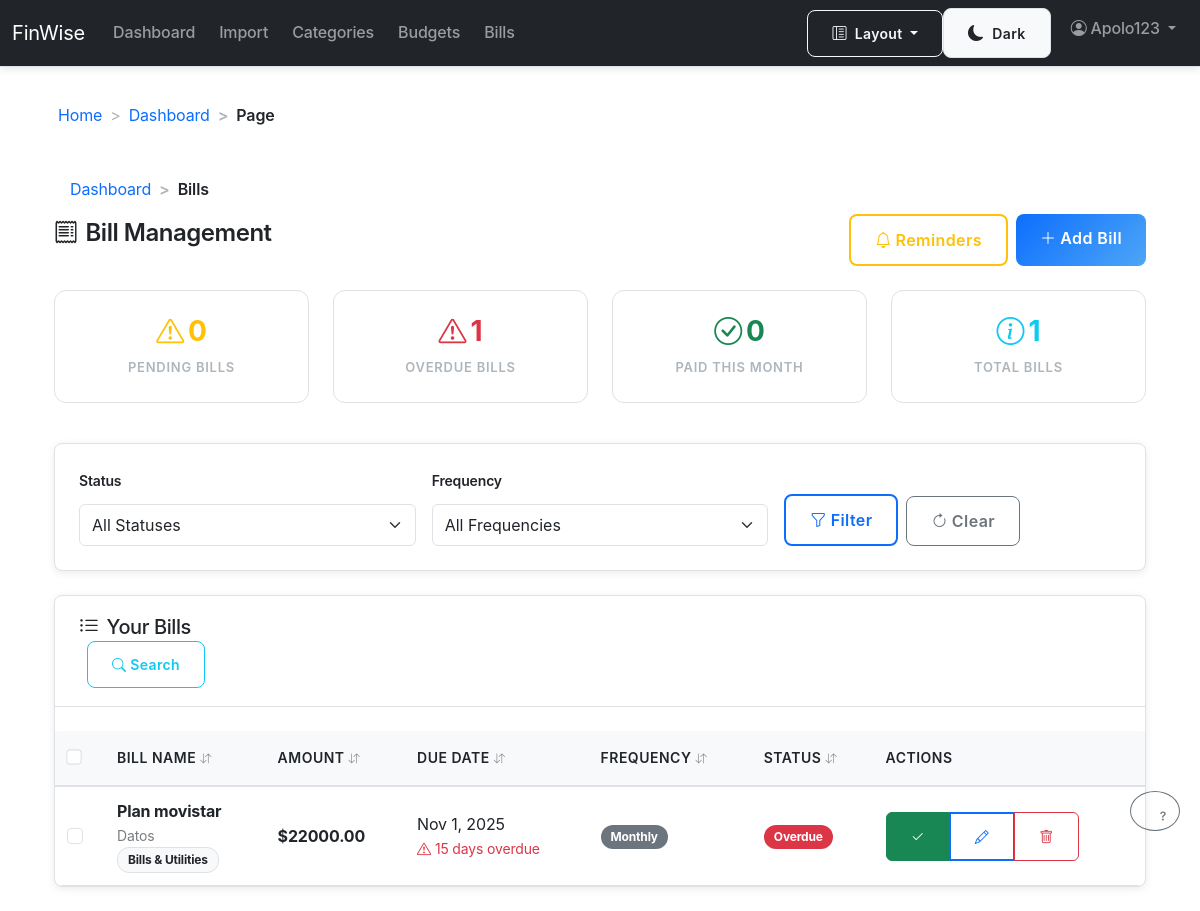
Before: /bills/ (signed in) with the older database file.
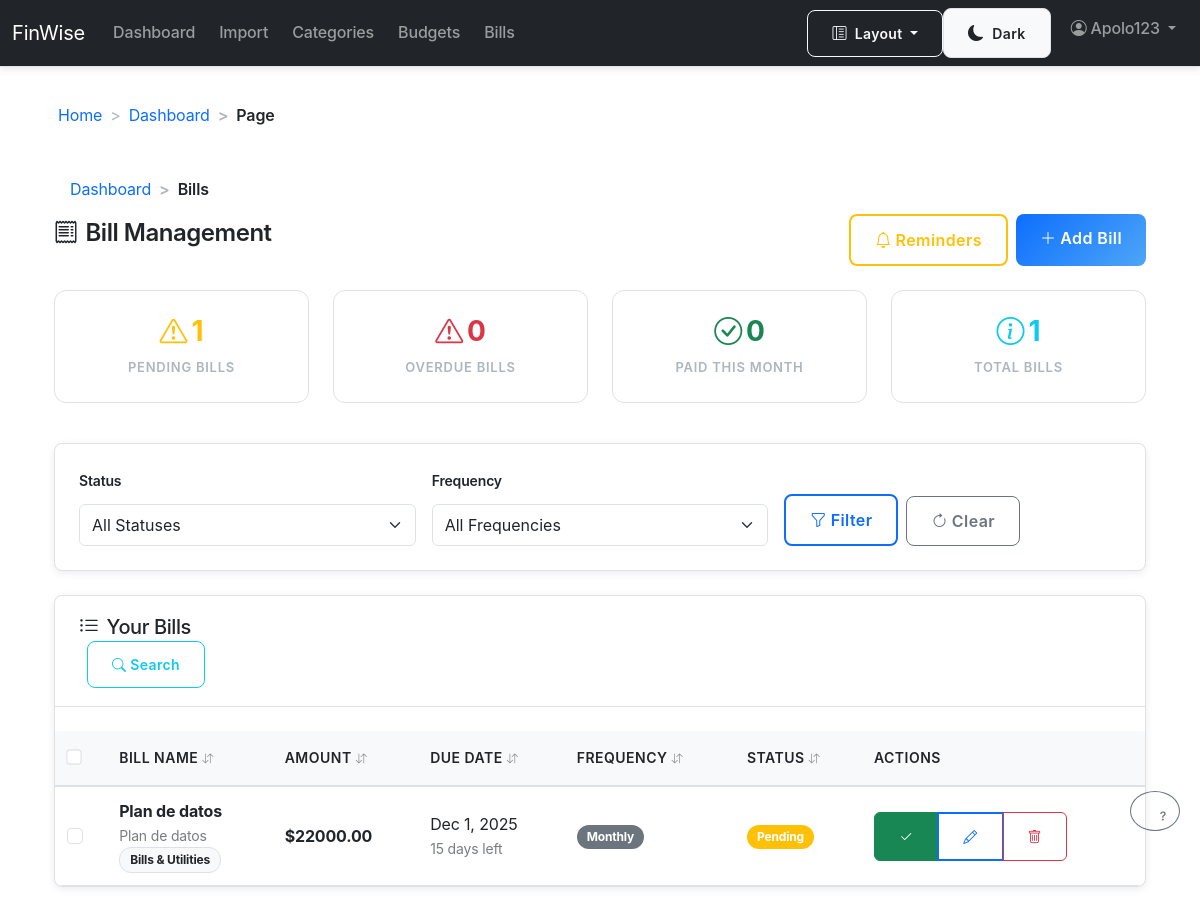
After: the same page with the newer database file.
### finwise_app/models.py (models this page shows, shortened)
class Bill(models.Model):
	FREQUENCY_CHOICES = [
		("WEEKLY", "Weekly"),
		("BIWEEKLY", "Bi-weekly"),
		("MONTHLY", "Monthly"),
		("QUARTERLY", "Quarterly"),
		("YEARLY", "Yearly"),
		("ONE_TIME", "One-time"),
	]
	STATUS_CHOICES = [
		("PENDING", "Pending"),
		("PAID", "Paid"),
		("OVERDUE", "Overdue"),
		("CANCELLED", "Cancelled"),
	]
	user = models.ForeignKey(User, on_delete=models.CASCADE, related_name="bills")
	name = models.CharField(max_length=255, help_text="Bill name or payee")
	description = models.TextField(blank=True, help_text="Additional notes about this bill")
	amount = models.DecimalField(
		max_digits=12,
		decimal_places=2,
		validators=[MinValueValidator(Decimal('0.01'))],
		help_text="Bill amount"
	)
	due_date = models.DateField(help_text="When the bill is due")
	frequency = models.CharField(
		max_length=16,
		choices=FREQUENCY_CHOICES,
		default="MONTHLY",
		help_text="How often this bill repeats"
	)
	status = models.CharField(
		max_length=16,
		choices=STATUS_CHOICES,
		default="PENDING",
		help_text="Current status of the bill"
	)
	category = models.ForeignKey(
		Category,
		on_delete=models.SET_NULL,
		null=True,
		blank=True,
		related_name="bills",
		help_text="Category for expense tracking"
	)
	reminder_days = models.PositiveIntegerField(
		default=3,
		help_text="How many days before due date to send reminder"
	)
	reminder_enabled = models.BooleanField(default=True)
	created_at = models.DateTimeField(auto_now_add=True)
	updated_at = models.DateTimeField(auto_now=True)
	last_paid_date = models.DateField(null=True, blank=True)
	class Meta:
		ordering = ["due_date", "name"]
		indexes = [
			models.Index(fields=["user", "due_date"]),
			models.Index(fields=["user", "status"]),
		]
	def is_overdue(self) -> bool:
		from django.utils import timezone
		return self.due_date < timezone.now().date() and self.status == "PENDING"
	def days_until_due(self) -> int:
		from django.utils import timezone
		delta = self.due_date - timezone.now().date()
		return delta.days
	def needs_reminder(self) -> bool:
		if not self.reminder_enabled or self.status != "PENDING":
			return False
		return self.days_until_due() <= self.reminder_days
	def get_status_color(self) -> str:
		status_colors = {
			"PENDING": "warning",
			"PAID": "success",
			"OVERDUE": "danger",
			"CANCELLED": "secondary",
		}
		return status_colors.get(self.status, "secondary")
	def get_frequency_display_short(self) -> str:
		frequency_short = {
			"WEEKLY": "Weekly",
			"BIWEEKLY": "Bi-weekly",
			"MONTHLY": "Monthly",
			"QUARTERLY": "Quarterly",
			"YEARLY": "Yearly",
			"ONE_TIME": "One-time",
		}
		return frequency_short.get(self.frequency, self.frequency)

class Category(models.Model):
	name = models.CharField(max_length=100, unique=True)
	description = models.TextField(blank=True)
	keywords = models.TextField(
		blank=True,
		help_text="Comma-separated keywords for automatic categorization"
	)
	color = models.CharField(max_length=7, default="#6366F1", help_text="Hex color code")
	is_active = models.BooleanField(default=True)
	created_at = models.DateTimeField(auto_now_add=True)
	class Meta:
		verbose_name_plural = "categories"
		ordering = ["name"]

### finwise_app/views.py (the view)
# urls.py: path('bills/', views.bills, name='bills'),
@login_required
def bills(request):
    user = request.user
    status_filter = request.GET.get('status', '')
    frequency_filter = request.GET.get('frequency', '')
    bills_queryset = Bill.objects.filter(user=user)
    if status_filter:
        bills_queryset = bills_queryset.filter(status=status_filter)
    if frequency_filter:
        bills_queryset = bills_queryset.filter(frequency=frequency_filter)
    from django.utils import timezone
    overdue_bills = bills_queryset.filter(
        due_date__lt=timezone.now().date(),
        status='PENDING'
    )
    overdue_bills.update(status='OVERDUE')
    bills_list = bills_queryset.order_by('due_date', 'name')
    total_pending = bills_queryset.filter(status='PENDING').count()
    total_overdue = bills_queryset.filter(status='OVERDUE').count()
    total_paid_this_month = bills_queryset.filter(
        status='PAID',
        last_paid_date__month=timezone.now().month,
        last_paid_date__year=timezone.now().year
    ).count()
    bills_needing_reminders = [bill for bill in bills_list if bill.needs_reminder()]
    context = {
        'bills': bills_list,
        'status_filter': status_filter,
        'frequency_filter': frequency_filter,
        'bill_status_choices': Bill.STATUS_CHOICES,
        'bill_frequency_choices': Bill.FREQUENCY_CHOICES,
        'total_pending': total_pending,
        'total_overdue': total_overdue,
        'total_paid_this_month': total_paid_this_month,
        'bills_needing_reminders': bills_needing_reminders,
    }
    return render(request, 'finwise_app/bills.html', context)

### finwise_app/templatetags/custom_filters.py (called while the page is built)
@register.filter
def abs_value(value):
    try:
        return abs(int(value))
    except (ValueError, TypeError):
        return 0

### finwise_app/templates/finwise_app/bills.html (shortened to what this page needs)
{% extends "finwise_app/base.html" %}
{% load custom_filters %}
{% block content %}
<div class="container mt-4">
    <nav aria-label="breadcrumb">
        <ol class="breadcrumb">
            <li class="breadcrumb-item"><a href="{% url 'dashboard' %}">Dashboard</a></li>
            <li class="breadcrumb-item active" aria-current="page">Bills</li>
        </ol>
    </nav>
    <div class="d-flex justify-content-between align-items-center mb-4">
        <h2><i class="bi bi-receipt me-2"></i>Bill Management</h2>
        <div class="d-flex gap-2">
            <a href="{% url 'bill_reminders' %}" class="btn btn-outline-warning">
                <i class="bi bi-bell me-1"></i>Reminders
            </a>
            <a href="{% url 'add_bill' %}" class="btn btn-primary">
                <i class="bi bi-plus-lg me-1"></i>Add Bill
            </a>
        </div>
    </div>
    <div class="row mb-4">
        <div class="col-md-3 mb-3">
            <div class="metric-card">
                <div class="metric-value text-warning">{{ total_pending }}</div>
                <div class="metric-label">Pending Bills</div>
            </div>
        </div>
        <div class="col-md-3 mb-3">
            <div class="metric-card">
                <div class="metric-value text-danger">{{ total_overdue }}</div>
                <div class="metric-label">Overdue Bills</div>
            </div>
        </div>
        <div class="col-md-3 mb-3">
            <div class="metric-card">
                <div class="metric-value text-success">{{ total_paid_this_month }}</div>
                <div class="metric-label">Paid This Month</div>
            </div>
        </div>
        <div class="col-md-3 mb-3">
            <div class="metric-card">
                <div class="metric-value text-info">{{ bills|length }}</div>
                <div class="metric-label">Total Bills</div>
            </div>
        </div>
    </div>
    <div class="card mb-4">
        <div class="card-body">
            <form method="get" class="row g-3">
                <div class="col-md-4">
                    <label for="status" class="form-label">Status</label>
                    <select class="form-select" id="status" name="status">
                        <option value="">All Statuses</option>
                    </select>
                </div>
                <div class="col-md-4">
                    <label for="frequency" class="form-label">Frequency</label>
                    <select class="form-select" id="frequency" name="frequency">
                        <option value="">All Frequencies</option>
                    </select>
                </div>
                <div class="col-md-4 d-flex align-items-end">
                    <button type="submit" class="btn btn-outline-primary me-2">
                        <i class="bi bi-funnel me-1"></i>Filter
                    </button>
                    <a href="{% url 'bills' %}" class="btn btn-outline-secondary">
                        <i class="bi bi-arrow-clockwise me-1"></i>Clear
                    </a>
                </div>
            </form>
        </div>
    </div>
    <div class="card">
        <div class="card-header">
            <h5 class="mb-0"><i class="bi bi-list-ul me-2"></i>Your Bills</h5>
        </div>
        <div class="card-body p-0">
            {% if bills %}
                <div class="table-responsive">
                    <table class="table table-hover mb-0">
                        <thead class="table-light">
                            <tr>
                                <th>Bill Name</th>
                                <th>Amount</th>
                                <th>Due Date</th>
                                <th>Frequency</th>
                                <th>Status</th>
                                <th>Actions</th>
                            </tr>
                        </thead>
                        <tbody>
                            {% for bill in bills %}
                                <tr class="{% if bill.is_overdue %}table-danger{% elif bill.needs_reminder %}table-warning{% endif %}">
                                    <td>
                                        <div class="d-flex flex-column">
                                            <strong>{{ bill.name }}</strong>
                                            {% if bill.description %}
                                                <small class="text-muted">{{ bill.description|truncatechars:50 }}</small>
                                            {% endif %}
                                            {% if bill.category %}
                                                <small>
                                                    <span class="badge bg-light text-dark border">
                                                        {{ bill.category.name }}
                                                    </span>
                                                </small>
                                            {% endif %}
                                        </div>
                                    </td>
                                    <td>
                                        <span class="fw-bold">${{ bill.amount|floatformat:2 }}</span>
                                    </td>
                                    <td>
                                        <div class="d-flex flex-column">
                                            <span>{{ bill.due_date|date:"M j, Y" }}</span>
                                            {% if bill.days_until_due >= 0 %}
                                                <small class="text-muted">{{ bill.days_until_due }} days left</small>
                                            {% else %}
                                                <small class="text-danger">{{ bill.days_until_due|abs_value }} days overdue</small>
                                            {% endif %}
                                        </div>
                                    </td>
                                    <td>
                                        <span class="badge bg-secondary">{{ bill.get_frequency_display_short }}</span>
                                    </td>
                                    <td>
                                        <span class="badge bg-{{ bill.get_status_color }}">
                                            {{ bill.get_status_display }}
                                        </span>
                                    </td>
                                    <td>
                                        <div class="btn-group btn-group-sm" role="group">
                                            {% if bill.status == 'PENDING' or bill.status == 'OVERDUE' %}
                                                <button type="button" class="btn btn-success"
                                                        onclick="markBillPaid({{ bill.id }}, '{{ bill.name }}')">
                                                    <i class="bi bi-check2"></i>
                                                </button>
                                            {% endif %}
                                            <a href="{% url 'edit_bill' bill.id %}" class="btn btn-outline-primary" title="Edit">
                                                <i class="bi bi-pencil"></i>
                                            </a>
                                            <button type="button" class="btn btn-outline-danger"
                                                    onclick="deleteBill({{ bill.id }}, '{{ bill.name }}')" title="Delete">
                                                <i class="bi bi-trash"></i>
                                            </button>
                                        </div>
                                    </td>
                                </tr>
                            {% endfor %}
                        </tbody>
                    </table>
                </div>
            {% endif %}
        </div>
    </div>
</div>
{% endblock %}

### finwise_app/templates/finwise_app/base.html (shortened to what this page needs)
<!doctype html>
<html lang="en">
  <head>
    <link href="https://cdn.jsdelivr.net/npm/bootstrap@5.3.3/dist/css/bootstrap.min.css" rel="stylesheet">
    <link href="https://cdn.jsdelivr.net/npm/bootstrap-icons@1.11.1/font/bootstrap-icons.css" rel="stylesheet">
    {% load static %}
    <link href="{% static 'finwise_app/css/styles.css' %}" rel="stylesheet">
  </head>
  <body>
    <nav class="navbar navbar-expand-lg navbar-dark bg-dark">
      <div class="container-fluid">
        <a class="navbar-brand" href="{% url 'home' %}">FinWise</a>
        <div class="collapse navbar-collapse" id="navbarNav">
          <ul class="navbar-nav me-auto mb-2 mb-lg-0">
            <li class="nav-item"><a class="nav-link" href="{% url 'dashboard' %}">Dashboard</a></li>
            <li class="nav-item"><a class="nav-link" href="{% url 'import_transactions' %}">Import</a></li>
            <li class="nav-item"><a class="nav-link" href="{% url 'categories' %}">Categories</a></li>
            <li class="nav-item"><a class="nav-link" href="{% url 'budgets' %}">Budgets</a></li>
            <li class="nav-item"><a class="nav-link" href="{% url 'bills' %}">Bills</a></li>
          </ul>
          <ul class="navbar-nav">
            {% if request.user.is_authenticated %}
              <li class="nav-item dropdown">
                <a class="nav-link dropdown-toggle" href="#" id="userDropdown" role="button" data-bs-toggle="dropdown" aria-expanded="false">
                  <i class="bi bi-person-circle me-1"></i>{{ request.user.username }}
                </a>
              </li>
            {% else %}
              <li class="nav-item me-2"><a class="btn btn-outline-light btn-sm" href="{% url 'login' %}">Login</a></li>
              <li class="nav-item"><a class="btn btn-warning btn-sm" href="{% url 'register' %}">Register</a></li>
            {% endif %}
          </ul>
        </div>
      </div>
    </nav>
    <main class="container my-4">
      {% block content %}{% endblock %}
    </main>
  </body>
  </html>

Changed rows visible on the page:
removed Bill: name "Plan movistar", description "Datos", category.name "Bills & Utilities", amount "22000.00", due_date "Nov 1, 2025", days_until_due|abs_value "15", get_frequency_display_short "Monthly", status "Overdue"
added Bill: name "Plan de datos", description "Plan de datos", category.name "Bills & Utilities", amount "22000.00", due_date "Dec 1, 2025", days_until_due "15", get_frequency_display_short "Monthly", status "Pending"
Other visible differences:
{{ total_pending }}: "0" → "1"
{{ total_overdue }}: "1" → "0"
